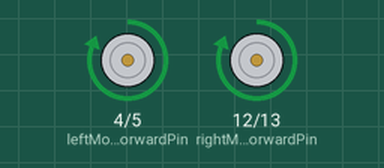
Simulated run of this sketch. Board: Arduino Uno, built with avr-gcc and run on an emulated ATmega328P. On the bench: motor-driver pin pairs drawn as motors (green arrow = first pin HIGH = forward, orange = second pin HIGH = backward, longer = more drive, scaled by the enable pin).

Above: at 2.0 s.
At 4.05 s:
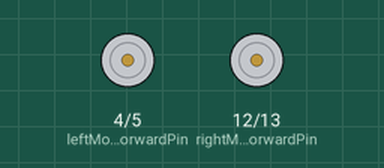
At 6.1 s:
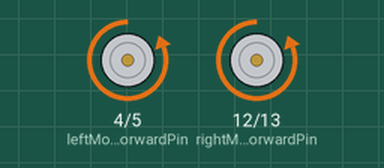
Timing chart, 0 to 10.5 s (numbered marks = the images above):
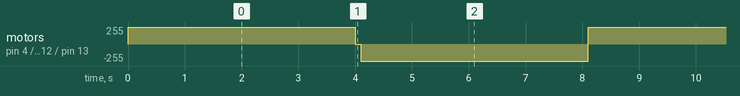

Measured:
- by itself, motor on pin 4 (leftMotorForwardPin) / pin 5 (leftMotorBackwardPin), motor on pin 12 (rightMotorForwardPin) / pin 13 (rightMotorBackwardPin): repeats every 8.1 s: stopped 0.10 s, backward 255/255 4.0 s, forward 255/255 4.0 s

The sketch:

motorsOnly.ino
```cpp
// left motor
int leftMotorSpeedPin = 3;
int leftMotorForwardPin = 4;
int leftMotorBackwardPin = 5;

// right motor
int rightMotorSpeedPin = 11;
int rightMotorForwardPin = 12;
int rightMotorBackwardPin = 13;


void setup() {
    pinMode(leftMotorSpeedPin, OUTPUT);
    pinMode(leftMotorForwardPin, OUTPUT);
    pinMode(leftMotorBackwardPin, OUTPUT);
    pinMode(rightMotorSpeedPin, OUTPUT);
    pinMode(rightMotorForwardPin, OUTPUT);
    pinMode(rightMotorBackwardPin, OUTPUT);

    Serial.begin(9600);

  digitalWrite(leftMotorSpeedPin, HIGH);
  digitalWrite(rightMotorSpeedPin, HIGH);

}

void loop() {

  goForward();
  delay(4000);
  stop();
  delay(100);
  goBackward();
  delay(4000);
  stop();

}

void goForward() {
  digitalWrite(leftMotorForwardPin, HIGH);
  digitalWrite(leftMotorBackwardPin, LOW);
  digitalWrite(rightMotorForwardPin, HIGH);
  digitalWrite(rightMotorBackwardPin, LOW);
}

void goBackward() {
  digitalWrite(leftMotorForwardPin, LOW);
  digitalWrite(leftMotorBackwardPin, HIGH);
  digitalWrite(rightMotorForwardPin, LOW);
  digitalWrite(rightMotorBackwardPin, HIGH);
}

void stop() {
  digitalWrite(leftMotorForwardPin, LOW);
  digitalWrite(leftMotorBackwardPin, LOW);
  digitalWrite(rightMotorForwardPin, LOW);
  digitalWrite(rightMotorBackwardPin, LOW);
}

void goRight() {
  digitalWrite(leftMotorForwardPin, HIGH);
  digitalWrite(leftMotorBackwardPin, LOW);
  digitalWrite(rightMotorForwardPin, LOW);
  digitalWrite(rightMotorBackwardPin, LOW);
}

void goLeft() {
  digitalWrite(leftMotorForwardPin, LOW);
  digitalWrite(leftMotorBackwardPin, LOW);
  digitalWrite(rightMotorForwardPin, HIGH);
  digitalWrite(rightMotorBackwardPin, LOW);
}
```
